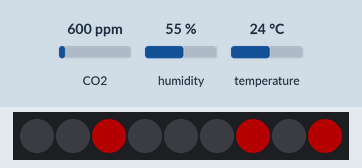
This sketch was run on a simulated Arduino Uno, built with avr-gcc and run on an emulated ATmega328P. On the bench: 9 RGB LEDs in strip order, left to right. The inputs (shaded band) are chosen by the test bench; at power-on: CO2 600 ppm, humidity 55 %, temperature 24 °C. Dim RGB values are drawn brighter than linear; colours are those a GRB WS2812 strip shows for the declared byte order; what the sketch prints to the serial monitor is not drawn.

Above: at 1.2 s.
1.3 s: CO2 set to 1700 ppm
At 1.63 s:
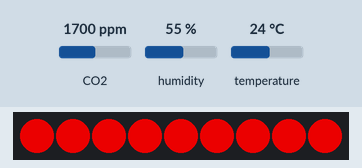
3.7 s: CO2 set to 452 ppm
At 4.6 s:
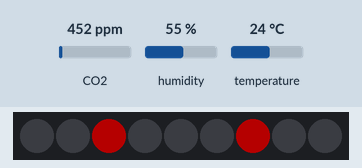
Timing chart, 0 to 6.6 s (numbered marks = the images above; inputs shaded):
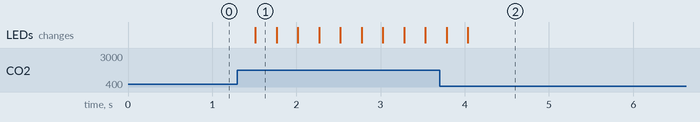

Measured:
- after the input at 1.3 s, the LEDs: change after 0.21 s (image 1)
- after the input at 3.7 s, the LEDs: first differ from a run without the input after 0.33 s (image 2)

The sketch:

CO2-Dice.ino
```cpp
// (licence header left out)
#include <FastLED.h>
#include <Wire.h>
#include "SparkFun_SCD30_Arduino_Library.h"

#define NUM_LEDS 9
#define DATA_PIN 2

SCD30 airSensor;

CRGB leds[NUM_LEDS];

//                    LEDs 0 to 9 (intensity 1-3), and blink
uint8_t dice[8][10] = {0,0,0,0,0,0,0,0,0,0, // No LEDs on
                      0,0,0,0,0,0,0,0,1,0,  // 1
                      0,0,1,0,0,0,1,0,0,0,  // 2
                      0,0,1,0,0,0,1,0,1,0,  // 3
                      2,0,2,0,2,0,2,0,0,0,  // 4
                      2,0,2,0,2,0,2,0,2,1,  // 5 + blink
                      2,2,2,0,2,2,2,0,0,1,  // 6 + blink
                      3,3,3,3,3,3,3,3,3,1 };
uint8_t co2_now = 0;
uint8_t blink = 0;
uint8_t count = 0;
uint8_t error = 0;
uint32_t next_ct = 0;

uint8_t diceLED(uint8_t num)
{
  if (num>7)
    num=7;

  for( int i; i<9 ;i++)
    if (dice[num][i])
      leds[i]=CRGB(0,64 * dice[num][i],0);
    else
      leds[i]=CRGB(0,0,0);

  return dice[num][9];
}

void setup()
{
  Serial.begin(115200);
  Wire.begin();

  Serial.println();

  if (!airSensor.begin()) {
    Serial.println("No SCD30 found ....");
    error = 1;
  }

  FastLED.addLeds<WS2812B, DATA_PIN, RGB>(leds, NUM_LEDS);

  Serial.println("CO2,TEMP,HUMIDITY");

  diceLED(0);
  FastLED.show();
}

void loop()
{

  // Simple Error display (just flash the center LED slow)
  while (error)
  {
     diceLED(error);
     FastLED.show();
     delay(1000);
     diceLED(0);
     FastLED.show();
     delay(1000);
  }

  if (airSensor.dataAvailable())
  {
    //Serial log
    Serial.print((float)airSensor.getCO2(), 2);
    Serial.print(",");
    Serial.print(airSensor.getTemperature(), 1);
    Serial.print(",");
    Serial.print(airSensor.getHumidity(), 1);
    Serial.println();

    co2_now = airSensor.getCO2()/200.0;
  }


  if (micros() > next_ct) {
    next_ct = micros() + 250000;
    if (count++ % 2 == 0) {
        blink = diceLED(co2_now);
        FastLED.show();
    }
    else {
      if (blink) {
        diceLED(0);
        FastLED.show();
      }
    }
  }
}
```
